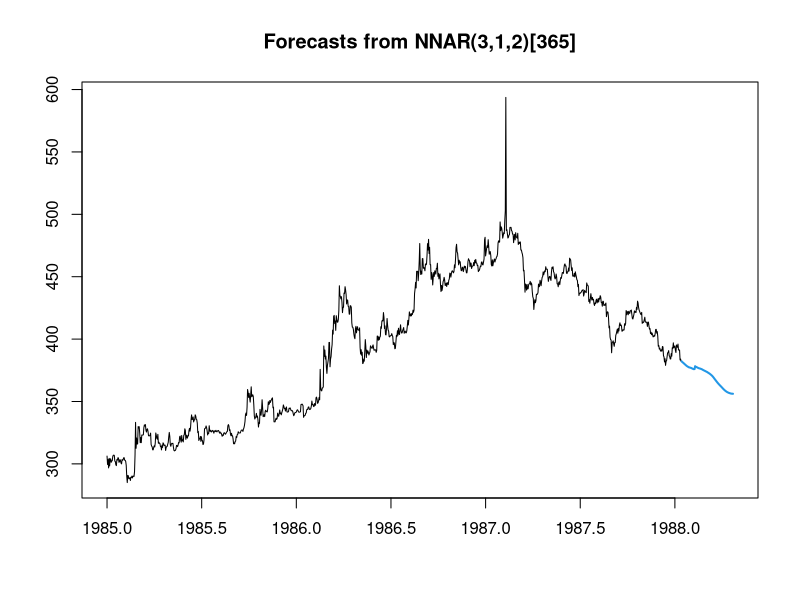

Here is the R script that generated this plot:
library(zoo)
library(forecast)

data(gold)
gold

gold <- na.locf(gold, fromLast = TRUE) 

gold <- ts(gold, start = 1985, frequency = 365)

model <- nnetar(gold)

prediction <- forecast(model, h = 100)

plot(prediction)
